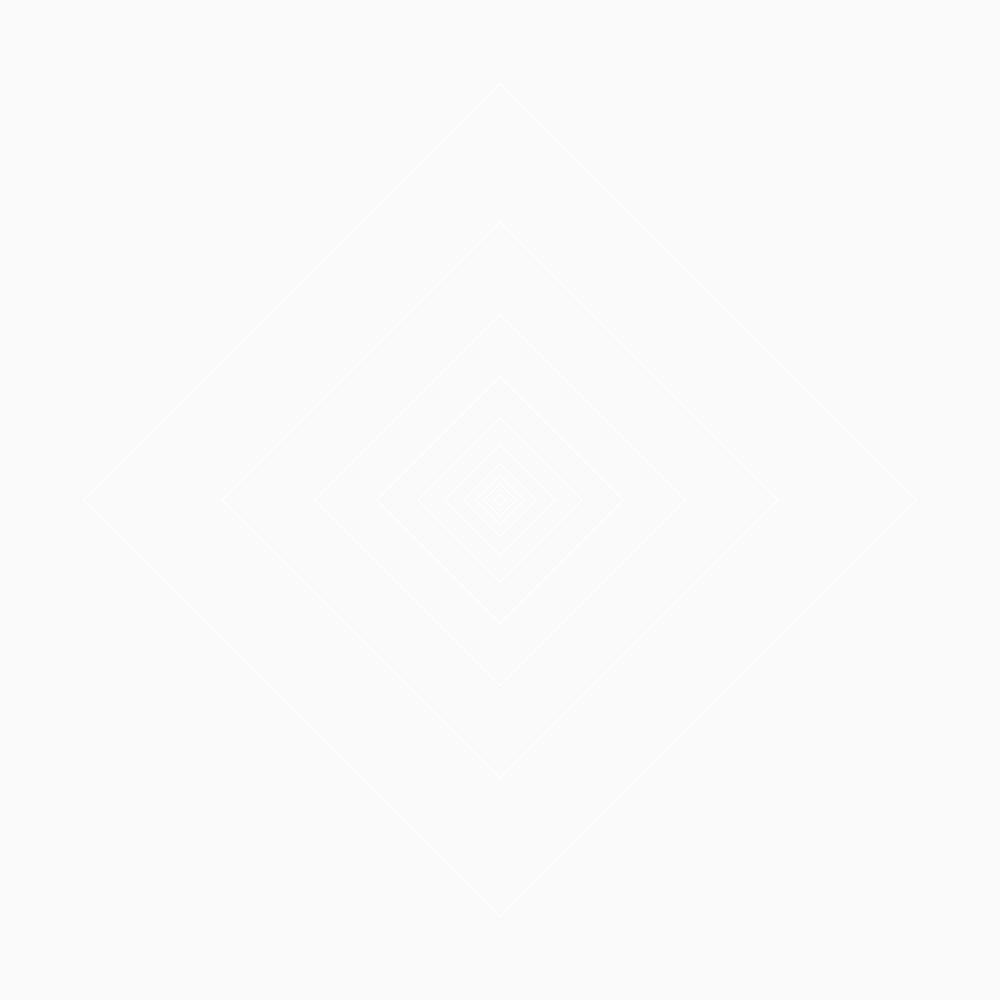
Frame 1 (no input)
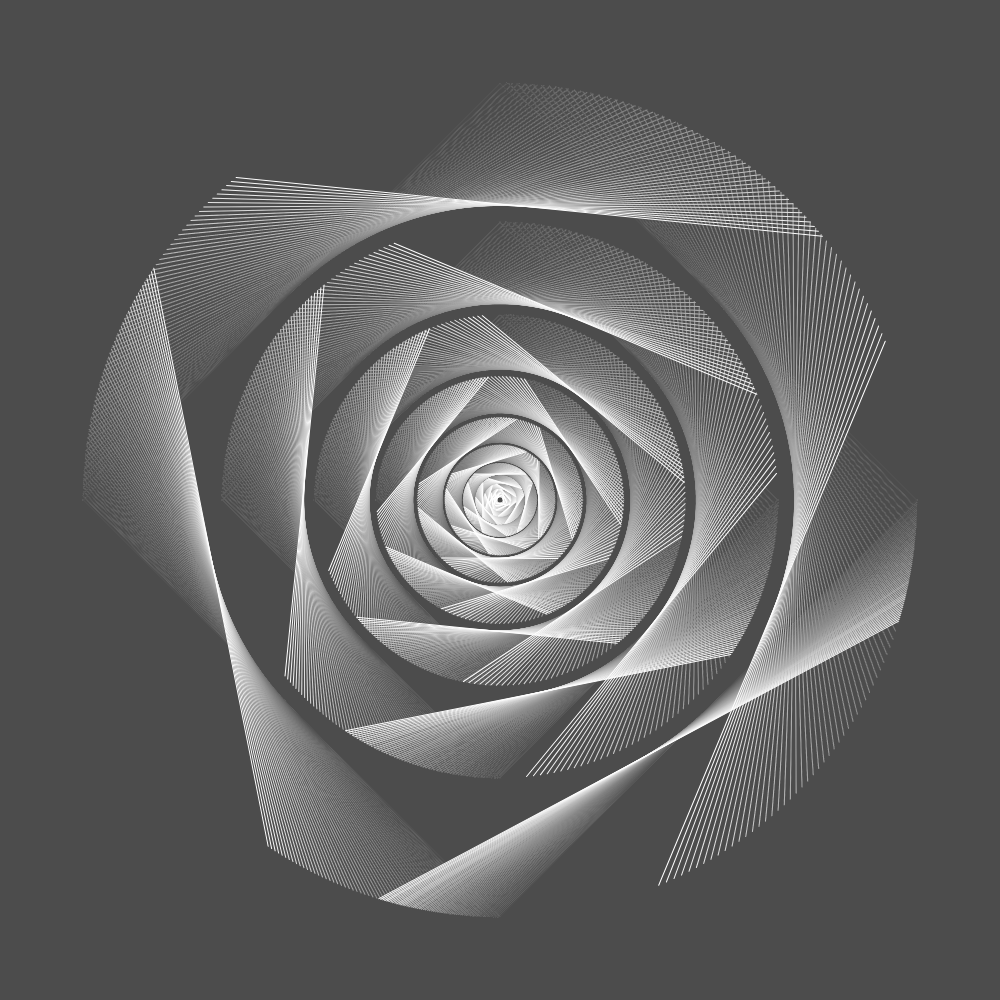
Frame 60 (no input)
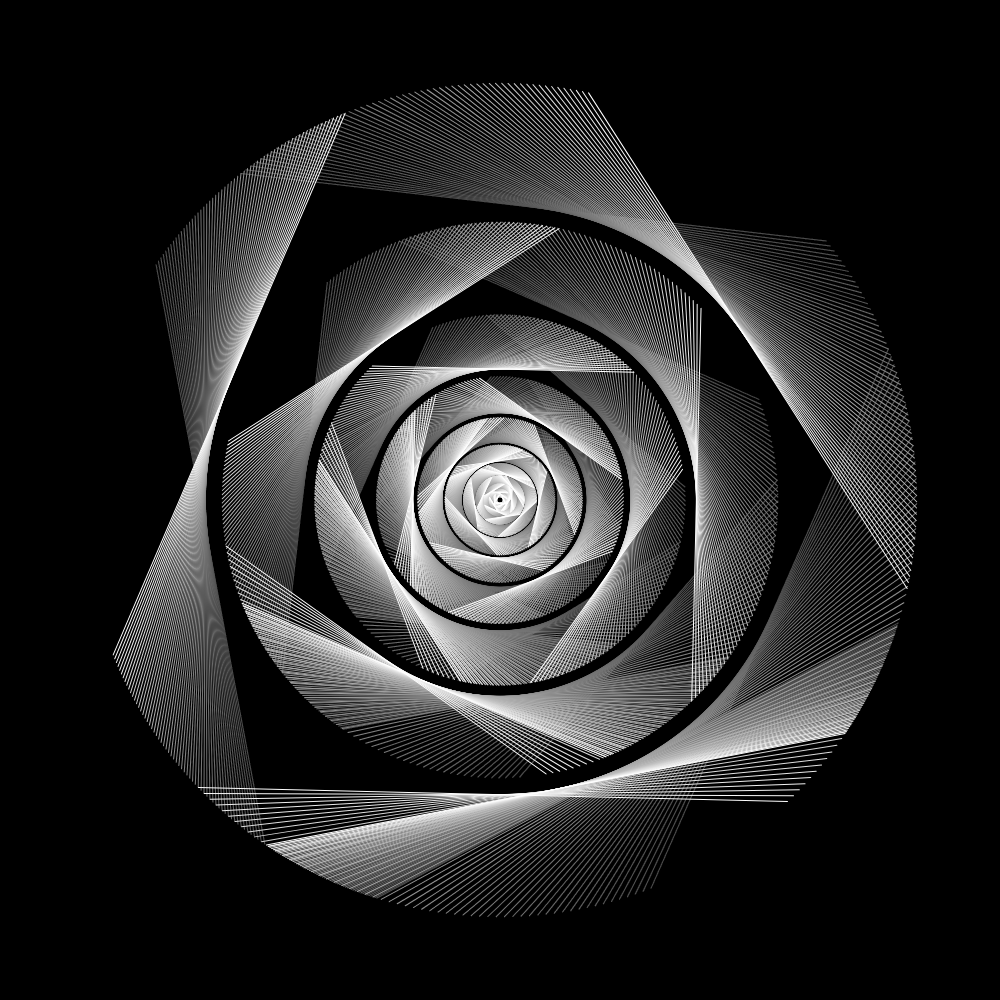
Frame 120 (the mouse pressed at the canvas centre since frame 60)

The p5.js sketch that drew these frames (run headless with seeded random() and noise() and a simulated clock; from frame 60 on, the mouse is pressed at the canvas centre):

// p5.js sketch
// ── sketch.js
var cD ; // circle Diameter 
var A = 0;
  
function setup() {
  createCanvas(1000,1000)
  cD = width - width/6
}

function draw() {
  translate(width/2,height/2)
    background(0,5)
    
    noFill()
    stroke(255)
    //strokeWeight(0.1)
    //ellipse(0,0,cD,cD)
    strokeWeight(1)
    dLines(cD);
  A+=0.005;
}

function mousePressed(){
  background(0);
}

function dLines(c){
  rotate(A)
  line(0,c/2,c/2,0)
    push()
      rotate(PI/2+A);
      line(0,c/2,c/2,0)
      push()
        rotate(PI/2+A);
        line(0,c/2,c/2,0)
        push()
          rotate(PI/2+A);
          line(0,c/2,c/2,0)
        pop()
      pop()
    pop()
    
    if(c > 10){
      dLines(c - c/3)
    }
}
